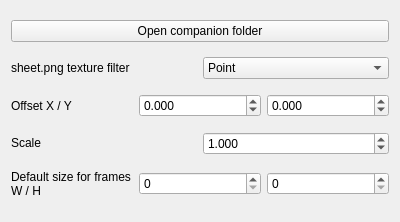
<?xml version="1.0" encoding="UTF-8"?>
<ui version="4.0">
 <class>Form</class>
 <widget class="QWidget" name="Form">
  <property name="geometry">
   <rect>
    <x>0</x>
    <y>0</y>
    <width>400</width>
    <height>222</height>
   </rect>
  </property>
  <property name="windowTitle">
   <string>Form</string>
  </property>
  <layout class="QVBoxLayout" name="verticalLayout">
   <item>
    <widget class="QPushButton" name="btn_openFolder">
     <property name="text">
      <string>Open companion folder</string>
     </property>
    </widget>
   </item>
   <item>
    <layout class="QHBoxLayout" name="horizontalLayout">
     <item>
      <widget class="QLabel" name="label">
       <property name="text">
        <string>sheet.png texture filter</string>
       </property>
      </widget>
     </item>
     <item>
      <widget class="QComboBox" name="combobox_sheetFilter">
       <item>
        <property name="text">
         <string>Point</string>
        </property>
       </item>
       <item>
        <property name="text">
         <string>Bilinear</string>
        </property>
       </item>
       <item>
        <property name="text">
         <string>Trilinear</string>
        </property>
       </item>
      </widget>
     </item>
    </layout>
   </item>
   <item>
    <layout class="QHBoxLayout" name="horizontalLayout_2">
     <item>
      <widget class="QLabel" name="label_2">
       <property name="text">
        <string>Offset X / Y</string>
       </property>
      </widget>
     </item>
     <item>
      <widget class="QDoubleSpinBox" name="spinbox_offsetX">
       <property name="decimals">
        <number>3</number>
       </property>
       <property name="minimum">
        <double>-1000.000000000000000</double>
       </property>
       <property name="maximum">
        <double>1000.000000000000000</double>
       </property>
       <property name="singleStep">
        <double>0.010000000000000</double>
       </property>
      </widget>
     </item>
     <item>
      <widget class="QDoubleSpinBox" name="spinbox_offsetY">
       <property name="decimals">
        <number>3</number>
       </property>
       <property name="minimum">
        <double>-1000.000000000000000</double>
       </property>
       <property name="maximum">
        <double>1000.000000000000000</double>
       </property>
       <property name="singleStep">
        <double>0.010000000000000</double>
       </property>
      </widget>
     </item>
    </layout>
   </item>
   <item>
    <layout class="QHBoxLayout" name="horizontalLayout_3">
     <item>
      <widget class="QLabel" name="label_3">
       <property name="sizePolicy">
        <sizepolicy hsizetype="Minimum" vsizetype="Fixed">
         <horstretch>0</horstretch>
         <verstretch>0</verstretch>
        </sizepolicy>
       </property>
       <property name="text">
        <string>Scale</string>
       </property>
      </widget>
     </item>
     <item>
      <widget class="QDoubleSpinBox" name="spinbox_scale">
       <property name="sizePolicy">
        <sizepolicy hsizetype="Minimum" vsizetype="Fixed">
         <horstretch>0</horstretch>
         <verstretch>0</verstretch>
        </sizepolicy>
       </property>
       <property name="decimals">
        <number>3</number>
       </property>
       <property name="minimum">
        <double>-1000.000000000000000</double>
       </property>
       <property name="maximum">
        <double>1000.000000000000000</double>
       </property>
       <property name="singleStep">
        <double>0.010000000000000</double>
       </property>
       <property name="value">
        <double>1.000000000000000</double>
       </property>
      </widget>
     </item>
    </layout>
   </item>
   <item>
    <layout class="QHBoxLayout" name="horizontalLayout_4">
     <item>
      <widget class="QLabel" name="label_4">
       <property name="text">
        <string>Default size for frames
W / H</string>
       </property>
      </widget>
     </item>
     <item>
      <widget class="QSpinBox" name="spinbox_defaultW">
       <property name="maximum">
        <number>100000</number>
       </property>
      </widget>
     </item>
     <item>
      <widget class="QSpinBox" name="spinbox_defaultH">
       <property name="maximum">
        <number>100000</number>
       </property>
      </widget>
     </item>
    </layout>
   </item>
  </layout>
 </widget>
 <resources/>
 <connections/>
</ui>
